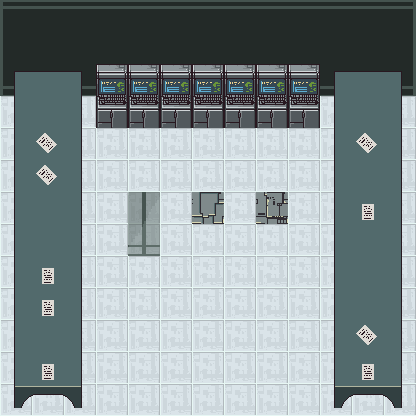

A 2D game scene composited from a Tiled map and its tileset images. What follows is a short description and the map's XML, with each tile layer's data collapsed to a summary:
An orthogonal 13x13 tile map with 32x32 px tiles, 4 tile layers (Camada de Tiles 1, Paredes, detalhesCenario, AlavancasDesenho) and 16 objects (3x r1, 3x a1).

<map version="1.0" tiledversion="1.0.3" orientation="orthogonal" renderorder="right-down" width="13" height="13" tilewidth="32" tileheight="32" nextobjectid="45">
 <tileset firstgid="1" source="progBotsFinalTileset.tsx" />
 <layer name="Camada de Tiles 1" width="13" height="13">
  <data>[169 cells, 169 non-empty, 10 distinct tile ids]</data>
 </layer>
 <layer name="Paredes" width="13" height="13">
  <data>[169 cells, 80 non-empty, 11 distinct tile ids]</data>
 </layer>
 <objectgroup name="Paredes">
  <object id="7" x="96" y="63" width="224" height="65" />
  <object id="8" x="333" y="73" width="68" height="335" />
  <object id="9" x="11" y="71" width="72" height="338" />
  <object id="32" x="0" y="0" height="416" />
  <object id="33" x="0" y="0" width="416" height="3" />
  <object id="34" x="416" y="0" height="416" />
  <object id="35" x="0" y="416" width="416" height="-12" />
 </objectgroup>
 <objectgroup name="robos">
  <object id="15" name="r1" x="128" y="352" width="32" height="32" />
  <object id="16" name="r1" x="192" y="352" width="32" height="32" />
  <object id="17" name="r1" x="256" y="352" width="32" height="32" />
  <object id="42" x="128" y="288">
   <ellipse />
  </object>
  <object id="43" x="192" y="288">
   <ellipse />
  </object>
  <object id="44" x="256" y="288">
   <ellipse />
  </object>
 </objectgroup>
 <objectgroup name="alavancas">
  <object id="24" name="a1" x="128" y="192" width="32" height="32" />
  <object id="25" name="a1" x="192" y="192" width="32" height="32" />
  <object id="26" name="a1" x="256" y="192" width="32" height="32" />
 </objectgroup>
 <layer name="detalhesCenario" width="13" height="13">
  <data>[169 cells, 9 non-empty, 2 distinct tile ids]</data>
 </layer>
 <layer name="AlavancasDesenho" width="13" height="13">
  <data>[169 cells, 6 non-empty, 6 distinct tile ids]</data>
 </layer>
</map>